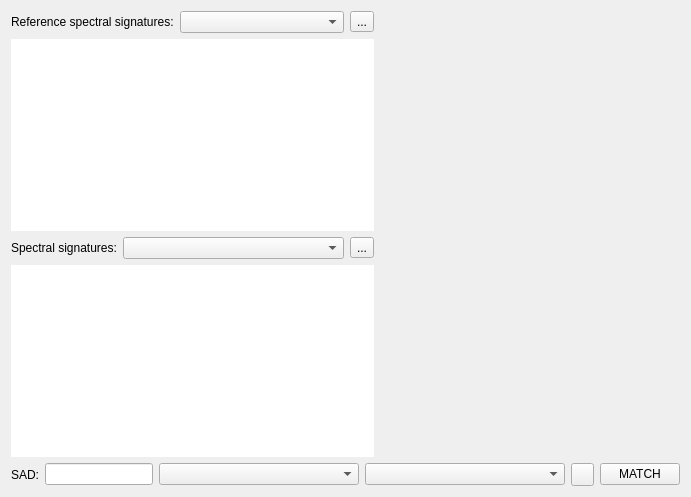
          <widget class="QWidget" name="tab">
           <attribute name="title">
            <string>SAD</string>
           </attribute>
           <layout class="QVBoxLayout" name="verticalLayout_14">
            <item>
             <layout class="QHBoxLayout" name="horizontalLayout_20">
              <item>
               <layout class="QVBoxLayout" name="verticalLayout_13">
                <item>
                 <layout class="QHBoxLayout" name="horizontalLayout_23">
                  <item>
                   <widget class="QLabel" name="label_31">
                    <property name="sizePolicy">
                     <sizepolicy hsizetype="Fixed" vsizetype="Preferred">
                      <horstretch>0</horstretch>
                      <verstretch>0</verstretch>
                     </sizepolicy>
                    </property>
                    <property name="text">
                     <string>Reference spectral signatures:</string>
                    </property>
                   </widget>
                  </item>
                  <item>
                   <layout class="QHBoxLayout" name="horizontalLayout_21">
                    <item>
                     <widget class="QComboBox" name="comboBoxRefMatching">
                      <property name="statusTip">
                       <string>Endmember files loaded</string>
                      </property>
                     </widget>
                    </item>
                    <item>
                     <widget class="QToolButton" name="toolButtonLoadRefMatching">
                      <property name="text">
                       <string>...</string>
                      </property>
                     </widget>
                    </item>
                   </layout>
                  </item>
                 </layout>
                </item>
                <item>
                 <widget class="QTableWidget" name="resultsTableRef">
                  <property name="sizePolicy">
                   <sizepolicy hsizetype="Expanding" vsizetype="Expanding">
                    <horstretch>0</horstretch>
                    <verstretch>0</verstretch>
                   </sizepolicy>
                  </property>
                  <property name="minimumSize">
                   <size>
                    <width>150</width>
                    <height>100</height>
                   </size>
                  </property>
                  <property name="frameShape">
                   <enum>QFrame::NoFrame</enum>
                  </property>
                  <property name="dragDropOverwriteMode">
                   <bool>false</bool>
                  </property>
                  <property name="selectionMode">
                   <enum>QAbstractItemView::SingleSelection</enum>
                  </property>
                  <property name="selectionBehavior">
                   <enum>QAbstractItemView::SelectRows</enum>
                  </property>
                  <property name="gridStyle">
                   <enum>Qt::CustomDashLine</enum>
                  </property>
                  <property name="rowCount">
                   <number>0</number>
                  </property>
                  <attribute name="horizontalHeaderVisible">
                   <bool>false</bool>
                  </attribute>
                  <attribute name="verticalHeaderVisible">
                   <bool>false</bool>
                  </attribute>
                 </widget>
                </item>
               </layout>
              </item>
              <item>
               <widget class="QCustomPlot" name="plotRef" native="true">
                <property name="minimumSize">
                 <size>
                  <width>300</width>
                  <height>175</height>
                 </size>
                </property>
                <property name="maximumSize">
                 <size>
                  <width>300</width>
                  <height>175</height>
                 </size>
                </property>
               </widget>
              </item>
             </layout>
            </item>
            <item>
             <layout class="QHBoxLayout" name="horizontalLayout_19">
              <item>
               <layout class="QVBoxLayout" name="verticalLayout_12">
                <item>
                 <layout class="QHBoxLayout" name="horizontalLayout_24">
                  <item>
                   <widget class="QLabel" name="label_32">
                    <property name="sizePolicy">
                     <sizepolicy hsizetype="Fixed" vsizetype="Preferred">
                      <horstretch>0</horstretch>
                      <verstretch>0</verstretch>
                     </sizepolicy>
                    </property>
                    <property name="text">
                     <string>Spectral signatures:</string>
                    </property>
                   </widget>
                  </item>
                  <item>
                   <layout class="QHBoxLayout" name="horizontalLayout_22">
                    <item>
                     <widget class="QComboBox" name="comboBoxSigMatching">
                      <property name="statusTip">
                       <string>Endmember files loaded</string>
                      </property>
                     </widget>
                    </item>
                    <item>
                     <widget class="QToolButton" name="toolButtonLoadSigMatching">
                      <property name="text">
                       <string>...</string>
                      </property>
                     </widget>
                    </item>
                   </layout>
                  </item>
                 </layout>
                </item>
                <item>
                 <widget class="QTableWidget" name="resultsTableSig">
                  <property name="sizePolicy">
                   <sizepolicy hsizetype="Expanding" vsizetype="Expanding">
                    <horstretch>0</horstretch>
                    <verstretch>0</verstretch>
                   </sizepolicy>
                  </property>
                  <property name="minimumSize">
                   <size>
                    <width>150</width>
                    <height>100</height>
                   </size>
                  </property>
                  <property name="frameShape">
                   <enum>QFrame::NoFrame</enum>
                  </property>
                  <property name="selectionMode">
                   <enum>QAbstractItemView::SingleSelection</enum>
                  </property>
                  <property name="selectionBehavior">
                   <enum>QAbstractItemView::SelectRows</enum>
                  </property>
                  <property name="gridStyle">
                   <enum>Qt::CustomDashLine</enum>
                  </property>
                  <property name="rowCount">
                   <number>0</number>
                  </property>
                  <attribute name="horizontalHeaderVisible">
                   <bool>false</bool>
                  </attribute>
                  <attribute name="verticalHeaderVisible">
                   <bool>false</bool>
                  </attribute>
                 </widget>
                </item>
               </layout>
              </item>
              <item>
               <widget class="QCustomPlot" name="plotSig" native="true">
                <property name="minimumSize">
                 <size>
                  <width>300</width>
                  <height>175</height>
                 </size>
                </property>
                <property name="maximumSize">
                 <size>
                  <width>300</width>
                  <height>175</height>
                 </size>
                </property>
               </widget>
              </item>
             </layout>
            </item>
            <item>
             <layout class="QHBoxLayout" name="horizontalLayout_3">
              <item>
               <widget class="QLabel" name="label">
                <property name="sizePolicy">
                 <sizepolicy hsizetype="Fixed" vsizetype="Preferred">
                  <horstretch>0</horstretch>
                  <verstretch>0</verstretch>
                 </sizepolicy>
                </property>
                <property name="text">
                 <string>SAD:</string>
                </property>
               </widget>
              </item>
              <item>
               <widget class="QLineEdit" name="lineEditSAD">
                <property name="readOnly">
                 <bool>true</bool>
                </property>
               </widget>
              </item>
              <item>
               <widget class="QComboBox" name="comboBoxAuto">
                <property name="minimumSize">
                 <size>
                  <width>200</width>
                  <height>0</height>
                 </size>
                </property>
               </widget>
              </item>
              <item>
               <widget class="QComboBox" name="comboBoxMatching">
                <property name="minimumSize">
                 <size>
                  <width>200</width>
                  <height>0</height>
                 </size>
                </property>
               </widget>
              </item>
              <item>
               <widget class="QPushButton" name="helpMatchingButton">
                <property name="enabled">
                 <bool>true</bool>
                </property>
                <property name="minimumSize">
                 <size>
                  <width>23</width>
                  <height>23</height>
                 </size>
                </property>
                <property name="maximumSize">
                 <size>
                  <width>23</width>
                  <height>23</height>
                 </size>
                </property>
                <property name="text">
                 <string/>
                </property>
                <property name="icon">
                 <iconset>
                  <normaloff>images/help.png</normaloff>images/help.png</iconset>
                </property>
               </widget>
              </item>
              <item>
               <widget class="QPushButton" name="matchingButton">
                <property name="sizePolicy">
                 <sizepolicy hsizetype="Fixed" vsizetype="Fixed">
                  <horstretch>0</horstretch>
                  <verstretch>0</verstretch>
                 </sizepolicy>
                </property>
                <property name="text">
                 <string>MATCH</string>
                </property>
               </widget>
              </item>
             </layout>
            </item>
           </layout>
          </widget>
